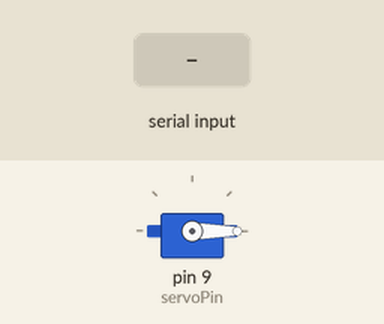
Recording of a sketch running on a simulated Arduino Uno, built with avr-gcc and run on an emulated ATmega328P. On the bench: servo. The inputs (shaded band) are chosen by the test bench.

Above: at 1.2 s.
1.3 s: "OPEN\n" received over Serial
At 2.6 s:
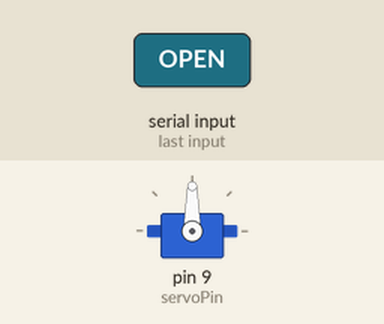
Timing chart, 0 to 6.8 s (numbered marks = the images above; inputs shaded):
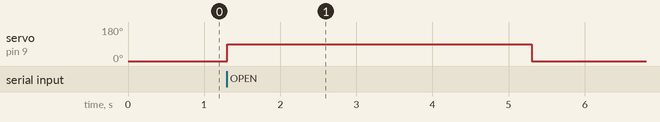

The sketch:

detected_vehicle_gate_opening.ino
```cpp
#include <Servo.h>

Servo gateServo;

const int servoPin = 9;
const int openAngle = 90;
const int closeAngle = 0;
const int delayBeforeClose = 4000;

void setup() {
  Serial.begin(9600);
  gateServo.attach(servoPin);
  gateServo.write(closeAngle);
}

void loop() {
  if (Serial.available()) {
    String command = Serial.readStringUntil('\n');
    command.trim();

    if (command == "OPEN") {
      openGate();
    }
  }
}

void openGate() {
  gateServo.write(openAngle);
  delay(delayBeforeClose);
  gateServo.write(closeAngle);
}
```

Measured:
- after the input at 1.3 s, servo on pin 9 (servoPin): 0° → 90° at once, → 0° 4.0 s later
